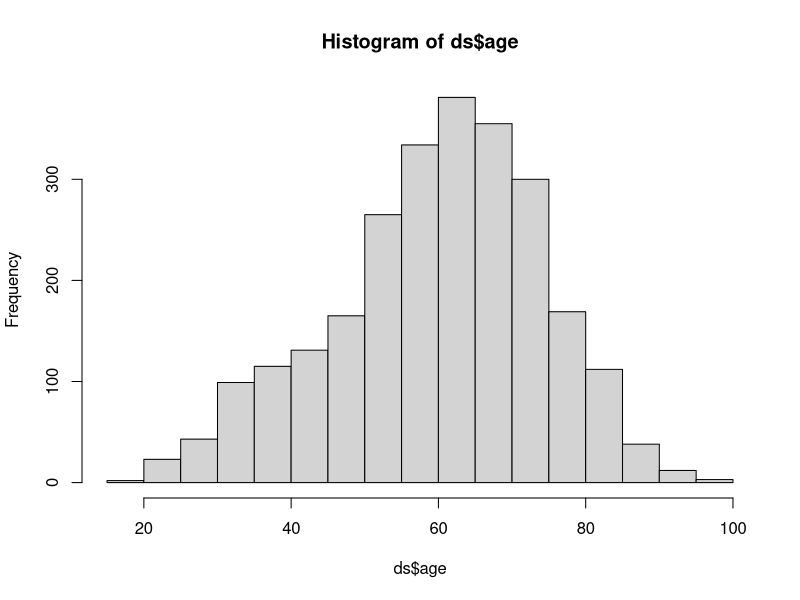
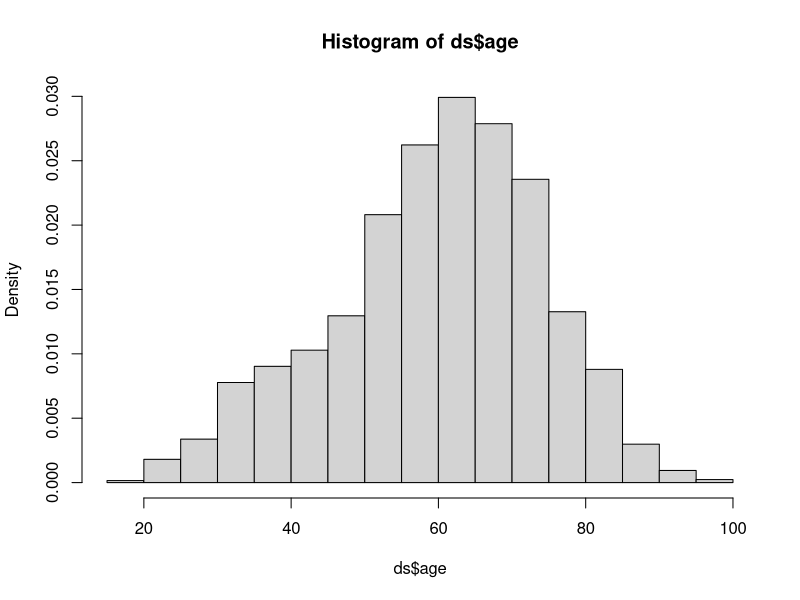
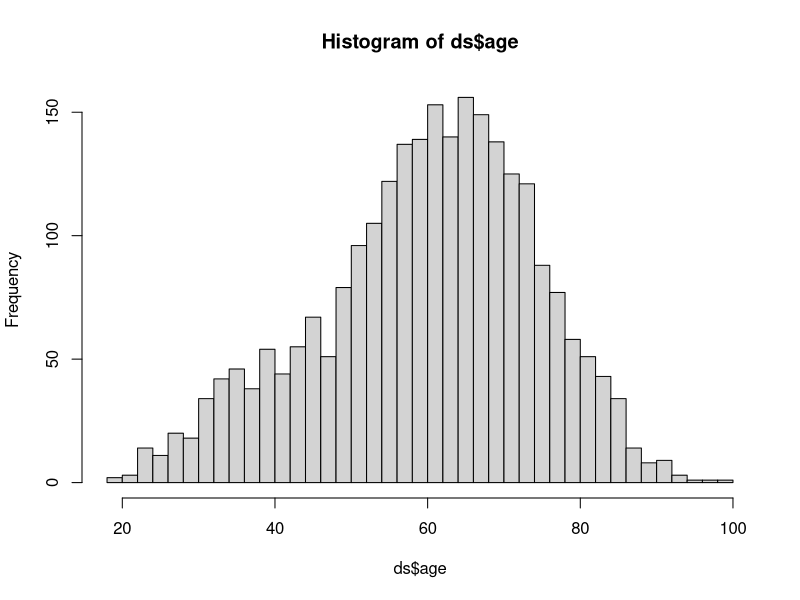
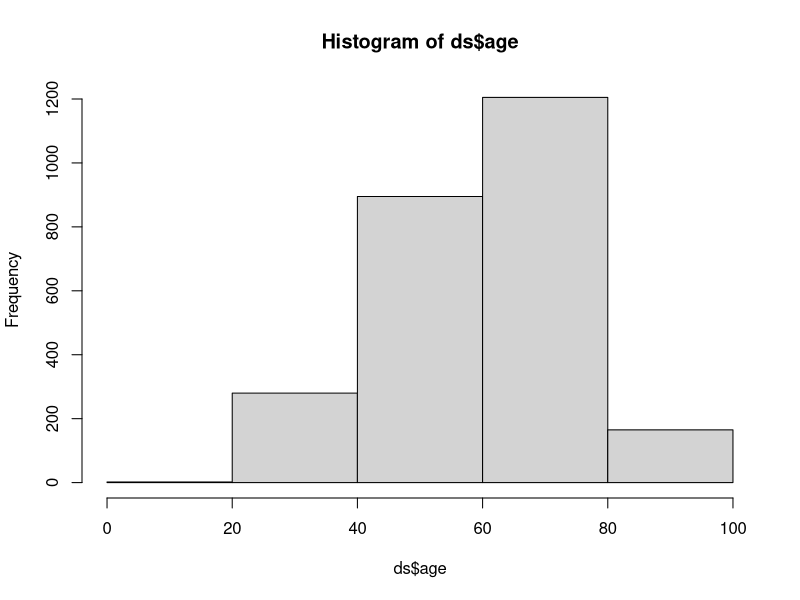
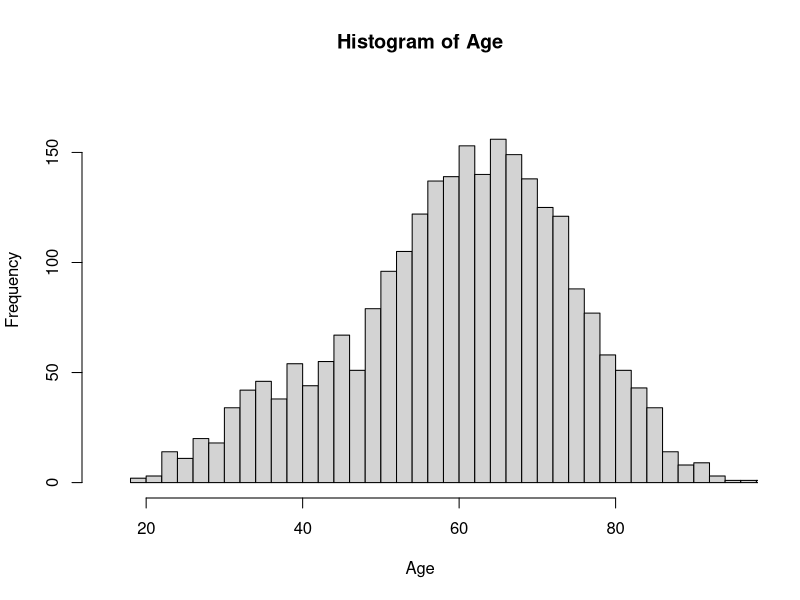
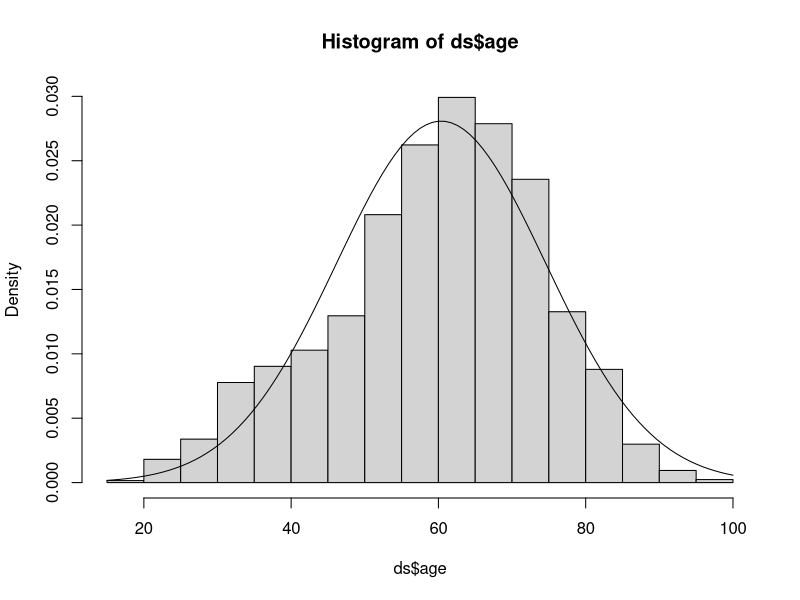
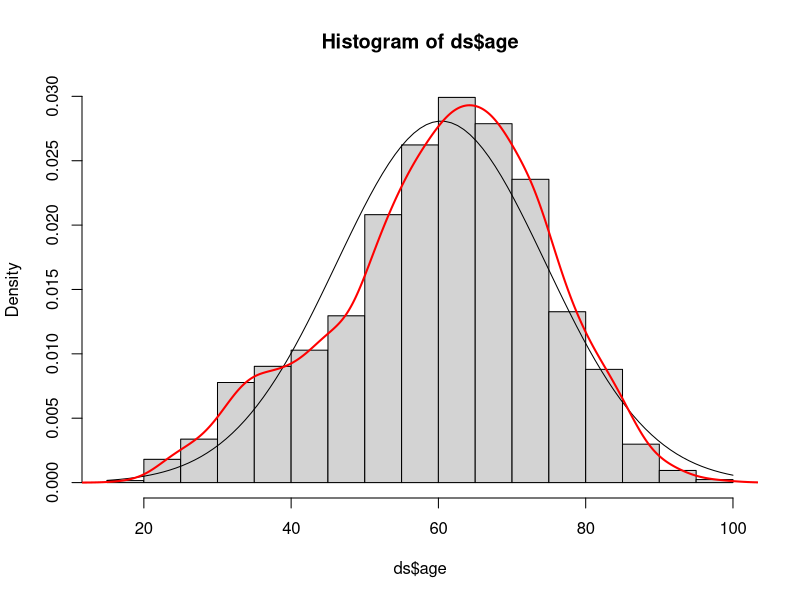
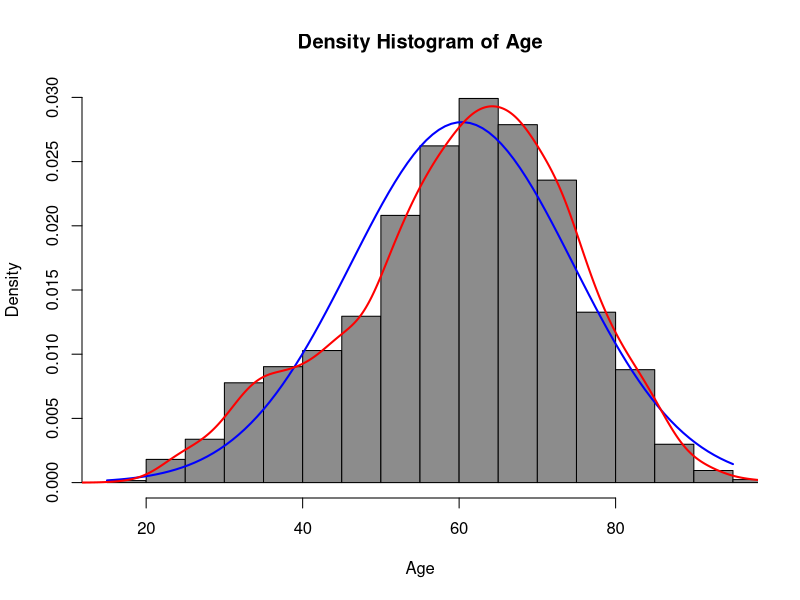

Write the R code that produced these figures, in order.
## ---- chunk 1
knitr::opts_chunk$set(echo = TRUE)
setwd("~/Methods Labs")
ds <- read.csv("Class Data Set Factored.csv")
library(sfsmisc)
library(psych)
library(sm)
library(car)
## ---- chunk 2
hist(ds$age)
## ---- chunk 3
hist(ds$age, probability = TRUE)
## ---- chunk 4
hist(ds$age, breaks = 30)
## ---- chunk 5
hist(ds$age, breaks = 3)
## ---- chunk 6
hist(ds$age, breaks=30, xlim=c(15,95), ylim=c(0,175), xlab="Age", ylab = "Frequency",
     main="Histogram of Age")
## ---- chunk 7
hist(ds$age, probability = TRUE)
curve(dnorm(x, mean=mean(ds$age, na.rm=T), sd=sd(ds$age, na.rm=T)), add=TRUE)
## ---- chunk 8
hist(ds$age, probability = TRUE)
curve(dnorm(x, mean=mean(ds$age, na.rm=T), sd=sd(ds$age, na.rm=T)), add=TRUE)
lines(density(ds$age, na.rm=TRUE), lwd=2, col="red")
## ---- chunk 9
hist(ds$age, breaks=20, xlim=c(15,95), ylim=c(0,.03), xlab="Age", ylab = "Density",
     main="Density Histogram of Age", probability = TRUE, col = "gray55")
curve(dnorm(x, mean=mean(ds$age, na.rm=T), sd=sd(ds$age, na.rm=T)), add=TRUE, col="blue", lwd=2)
lines(density(ds$age, na.rm=TRUE), lwd=2, col="red")
## ---- chunk 10
dnorm(2, mean = 4, sd=1.5)
## ---- chunk 11
dnorm(65, mean=mean(ds$age, na.rm = T), sd=sd(ds$age, na.rm=T))
## ---- chunk 12
integrate.xy(density(ds$age)$x,density(ds$age)$y,65,66)
## ---- chunk 13
pnorm(5, mean = 6, sd = 2)
## ---- chunk 14
pnorm(65, mean=mean(ds$age, na.rm=T), sd=sd(ds$age, na.rm = T))
## ---- chunk 15
pnorm(65, mean=mean(ds$age, na.rm = T), sd=sd(ds$age, na.rm = T), lower.tail = FALSE)
## ---- chunk 16
qnorm(.3, mean=5, sd=1)
## ---- chunk 17
qnorm(.4, mean=mean(ds$age, na.rm = T), sd=sd(ds$age, na.rm = T))
## ---- chunk 18
rvalues <- rnorm(200, mean=6, sd=2)
hist(rvalues)
## ---- chunk 19
random <- rnorm(1000, mean = 100, sd = 20)
## ---- chunk 20
hist(random, probability = TRUE)
## ---- chunk 21
hist(random, probability = TRUE)
curve(dnorm(x, mean=mean(random, na.rm=T), sd=sd(random, na.rm=T)), add=TRUE, col="dodgerblue3")

## ---- chunk 22
sm.density(random, model = "Normal")
## ---- chunk 23
sm.density(ds$age, model = "Normal")
## ---- chunk 24
qqPlot(random, distribution = "norm")
## ---- chunk 25
qqPlot(ds$age, distribution = "norm")
## ---- chunk 26
boxplot(random)
## ---- chunk 27
boxplot(ds$age)
## ---- chunk 28
ds$z.age <- scale(ds$age)
## ---- chunk 29
ds[which(ds$f.gender=='Women' & ds$age < 19), c("f.gender", "age", "z.age")]
## ---- chunk 30
sd(ds$age, na.rm = TRUE)
## ---- chunk 31
2.981748*sd(ds$age, na.rm = TRUE)
